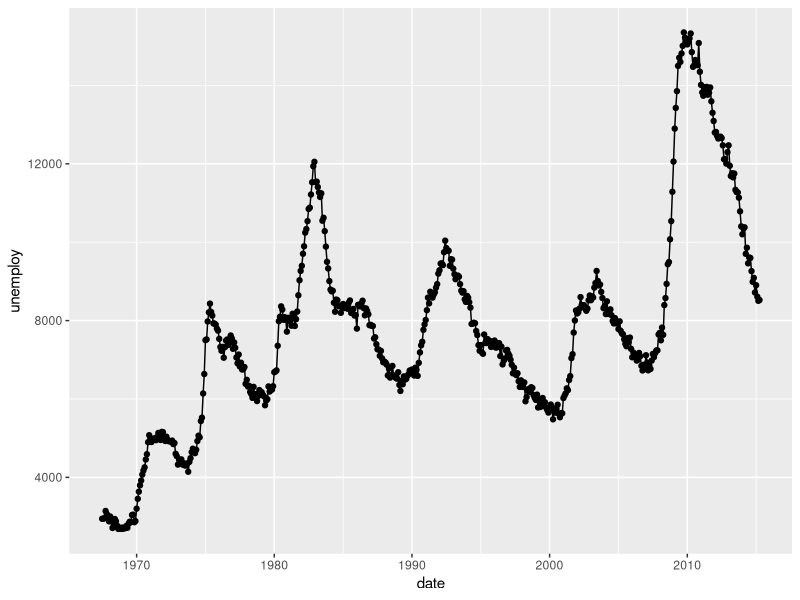

Write R code to recreate this figure. (Note: this script raises an error after producing the figure.)
library(ggplot2)

if( requireNamespace("dplyr")){
  g1 <- ggplot(economics, aes(x = date, y = unemploy)) +
    geom_point() + geom_line()

  gg_hline1 <- g1 + geom_hline_interactive(
    aes(yintercept = mean(unemploy),
        tooltip = round(mean(unemploy), 2)))
}

dataset <- data.frame(
  x = c(1, 2, 5, 6, 8),
  y = c(3, 6, 2, 8, 7),
  vx = c(1, 1.5, 0.8, 0.5, 1.3),
  vy = c(0.2, 1.3, 1.7, 0.8, 1.4),
  year = c(2014, 2015, 2016, 2017, 2018)
)

dataset$clickjs <- rep(paste0("alert(\"", mean(dataset$y), "\")"), 5)


g2 <- ggplot(dataset, aes(x = year, y = y)) +
  geom_point() + geom_line()

gg_hline2 <- g2 + geom_hline_interactive(
  aes(yintercept = mean(y),
      tooltip = round(mean(y), 2),
      data_id = y, onclick = clickjs))


ggiraph(code = print(gg_hline1))
ggiraph(code = print(gg_hline2),
        hover_css = "cursor:pointer;fill:orange;stroke:orange;")
